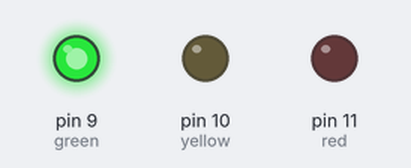
Simulated run of this sketch. Board: Arduino Uno, built with avr-gcc and run on an emulated ATmega328P. Shown: output pins drawn as LEDs (lit = HIGH).

Above: at 1.0 s.
At 2.5 s:
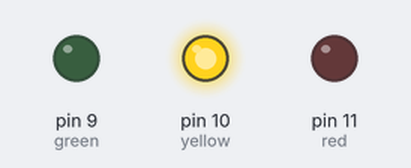
At 4.5 s:
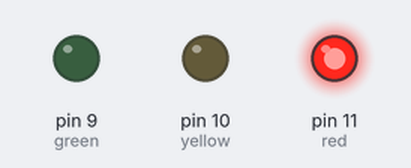
Timing chart, 0 to 7.8 s (numbered marks = the images above):
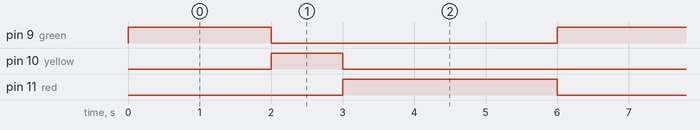

The sketch:

code1.ino
```cpp
int green = 9;
int yellow = 10;
int red = 11;

void setup() {

  pinMode(green, OUTPUT);
  pinMode(yellow, OUTPUT);
  pinMode(red, OUTPUT);

}

void loop() {
  digitalWrite(green, HIGH);
  delay(2000);
  digitalWrite(green, LOW);

  digitalWrite(yellow, HIGH);
  delay(1000);
  digitalWrite(yellow, LOW);

  digitalWrite(red, HIGH);
  delay(3000);
  digitalWrite(red, LOW);
}
```

Measured:
- by itself, pin 9 (green): alternates HIGH for 2.0 s and LOW for 4.0 s
- by itself, pin 10 (yellow): alternates HIGH for 1.0 s and LOW for 5.0 s
- by itself, pin 11 (red): alternates HIGH for 3.0 s and LOW for 3.0 s
